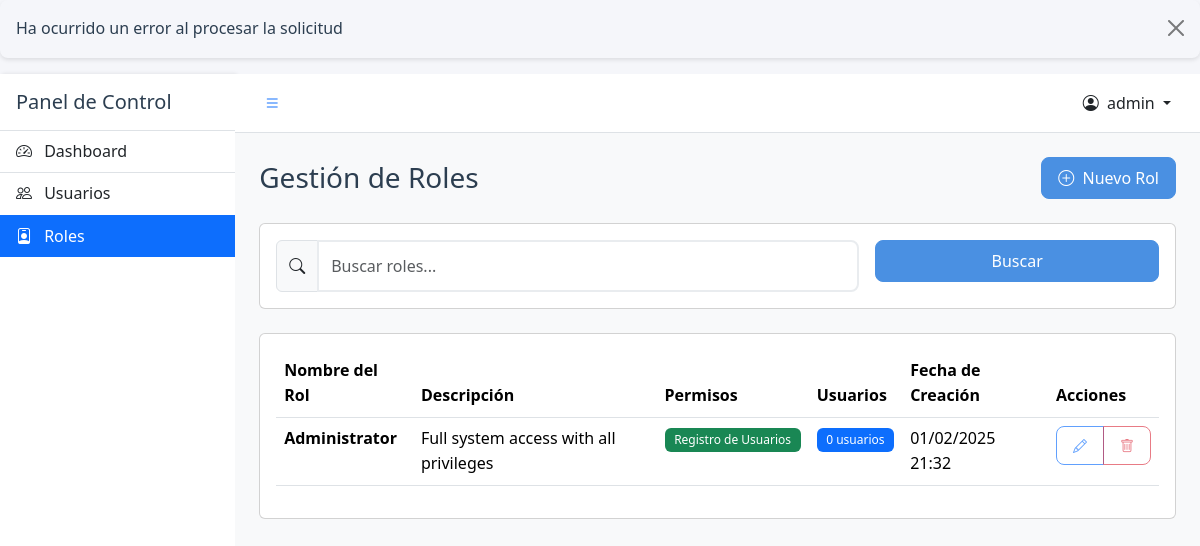
/admin/roles.php (signed in), run on an earlier commit of the app's database.
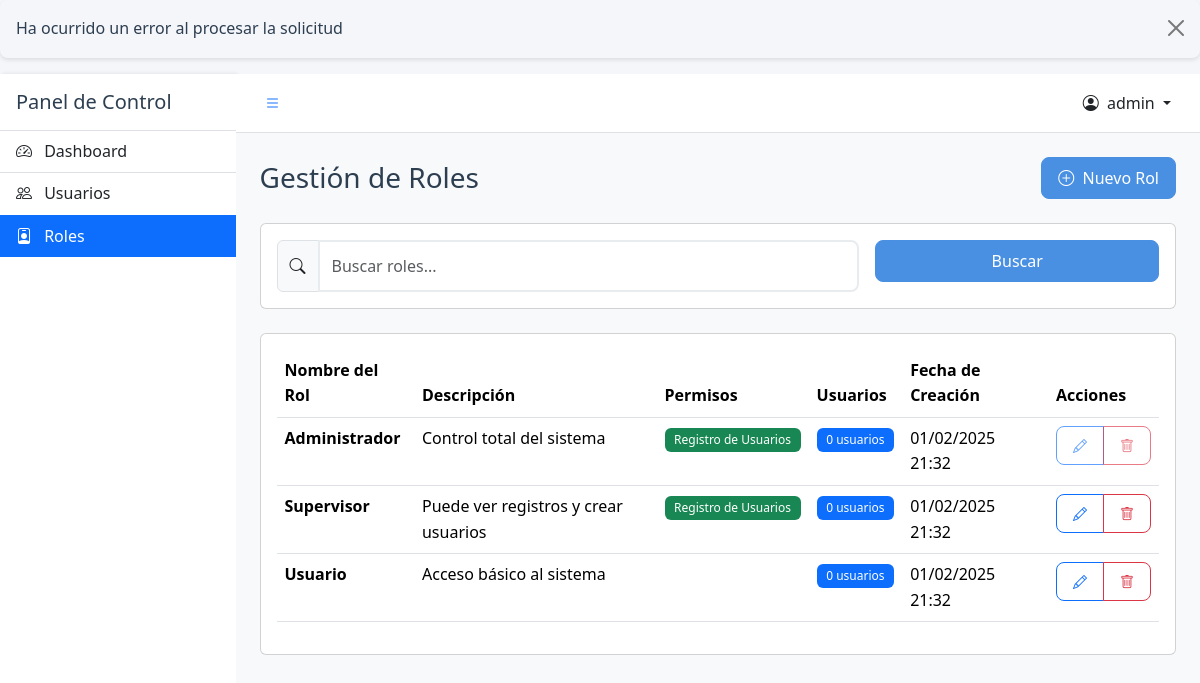
And on a later commit of the database.
### tables this page shows
CREATE TABLE users (
    id INT PRIMARY KEY AUTO_INCREMENT,
    username VARCHAR(50) NOT NULL UNIQUE,
    email VARCHAR(100) NOT NULL UNIQUE,
    password VARCHAR(255) NOT NULL,
    first_name VARCHAR(50),
    last_name VARCHAR(50),
    role_id INT,
    is_active BOOLEAN DEFAULT TRUE,
    remember_token VARCHAR(100) DEFAULT NULL,
    last_login TIMESTAMP NULL,
    last_password_change TIMESTAMP NULL,
    failed_login_attempts INT DEFAULT 0,
    locked_until TIMESTAMP NULL,
    created_at TIMESTAMP DEFAULT CURRENT_TIMESTAMP,
    updated_at TIMESTAMP DEFAULT CURRENT_TIMESTAMP ON UPDATE CURRENT_TIMESTAMP,
    FOREIGN KEY (role_id) REFERENCES roles(id)
);

CREATE TABLE roles (
    id INT PRIMARY KEY AUTO_INCREMENT,
    name VARCHAR(50) NOT NULL UNIQUE,
    description TEXT,
    can_register_users BOOLEAN DEFAULT FALSE,
    created_at TIMESTAMP DEFAULT CURRENT_TIMESTAMP,
    updated_at TIMESTAMP DEFAULT CURRENT_TIMESTAMP ON UPDATE CURRENT_TIMESTAMP
);

### classes/User.php (called while the page is built, shortened)
<?php
require_once 'Database.php';
class User {
    private $db;
    private $table = 'users';
    public function __construct() {
        $database = new Database();
        $this->db = $database->getConnection();
    }
    public function getById($id) {
        $query = "SELECT u.*, r.name as role_name
                 FROM " . $this->table . " u
                 JOIN roles r ON u.role_id = r.id
                 WHERE u.id = ?";
        $stmt = $this->db->prepare($query);
        $stmt->execute([$id]);
        $user = $stmt->fetch();
        if ($user) {
            unset($user['password']);
        }
        return $user;
    }
    public function countAll($search = '') {
        try {
            $query = "SELECT COUNT(*) FROM " . $this->table . " WHERE is_active = 1";
            $params = [];
            if (!empty($search)) {
                $query .= " AND (username LIKE ? OR email LIKE ? OR first_name LIKE ? OR last_name LIKE ?)";
                $searchTerm = "%$search%";
                $params = array_fill(0, 4, $searchTerm);
            }
            $stmt = $this->db->prepare($query);
            $stmt->execute($params);
            return $stmt->fetchColumn();
        } catch (Exception $e) {
            throw new Exception("Error al contar usuarios: " . $e->getMessage());
        }
    }
}
?>

### classes/Database.php (called while the page is built, shortened)
<?php
class Database {
    private $host = "localhost";
    private $db_name = "login_system";
    private $username = "root";
    private $password = "";
    public function getConnection() {
        $this->conn = null;
        try {
            $this->conn = new PDO(
                "mysql:host=" . $this->host . ";dbname=" . $this->db_name . ";charset=utf8mb4",
                $this->username,
                $this->password,
                [
                    PDO::ATTR_ERRMODE => PDO::ERRMODE_EXCEPTION,
                    PDO::ATTR_EMULATE_PREPARES => false,
                    PDO::ATTR_DEFAULT_FETCH_MODE => PDO::FETCH_ASSOC,
                    PDO::MYSQL_ATTR_INIT_COMMAND => "SET NAMES utf8mb4 COLLATE utf8mb4_unicode_ci"
                ]
            );
        } catch(PDOException $e) {
            throw new Exception("Error de conexión: " . $e->getMessage());
        }
        return $this->conn;
    }
}
?>

### classes/Role.php (called while the page is built, shortened)
<?php
require_once 'Database.php';
class Role {
    private $db;
    private $table = 'roles';
    public function __construct() {
        $database = new Database();
        $this->db = $database->getConnection();
    }
    public function getById($id) {
        try {
            $query = "SELECT * FROM " . $this->table . " WHERE id = ?";
            $stmt = $this->db->prepare($query);
            $stmt->execute([$id]);
            return $stmt->fetch();
        } catch (Exception $e) {
            throw new Exception("Error al obtener rol: " . $e->getMessage());
        }
    }
    public function getAllPaginated($limit = 10, $offset = 0, $search = '') {
        try {
            $query = "SELECT * FROM " . $this->table;
            $params = [];
            $query .= " ORDER BY name LIMIT ? OFFSET ?";
            $params[] = $limit;
            $params[] = $offset;
            $stmt = $this->db->prepare($query);
            $stmt->execute($params);
            return $stmt->fetchAll();
        } catch (Exception $e) {
            throw new Exception("Error al obtener roles: " . $e->getMessage());
        }
    }
}
?>

### admin/roles.php (the view, shortened to what this page needs)
<?php
require_once '../classes/User.php';
require_once '../classes/Role.php';
$user = new User();
$role = new Role();
$currentUser = $user->getById($_SESSION['user_id']);
$userRole = $role->getById($currentUser['role_id']);
$page = isset($_GET['page']) ? (int)$_GET['page'] : 1;
$limit = 10;
$offset = ($page - 1) * $limit;
$search = isset($_GET['search']) ? trim($_GET['search']) : '';
$roles = $role->getAllPaginated($limit, $offset, $search);
?>
<!DOCTYPE html>
<html lang="es">
<head>
    <link href="../assets/css/bootstrap.min.css" rel="stylesheet">
    <link href="../assets/css/style.css" rel="stylesheet">
    <link href="../assets/css/admin.css" rel="stylesheet">
    <link rel="stylesheet" href="https://cdn.jsdelivr.net/npm/bootstrap-icons@1.8.1/font/bootstrap-icons.css">
</head>
<body>
    <div class="d-flex" id="wrapper">
        <div class="sidebar" id="sidebar">
            <div class="sidebar-heading p-3 border-bottom">
                <h5 class="m-0">Panel de Control</h5>
            </div>
            <div class="list-group list-group-flush">
                <a href="dashboard.php" class="list-group-item list-group-item-action">
                    <i class="bi bi-speedometer2 me-2"></i> Dashboard
                </a>
                <a href="users.php" class="list-group-item list-group-item-action">
                    <i class="bi bi-people me-2"></i> Usuarios
                </a>
                <a href="roles.php" class="list-group-item list-group-item-action active">
                    <i class="bi bi-person-badge me-2"></i> Roles
                </a>
            </div>
        </div>
        <div id="page-content-wrapper" class="bg-light">
            <nav class="navbar navbar-expand-lg navbar-light bg-white border-bottom">
                <div class="container-fluid">
                    <button class="btn btn-link" id="sidebarToggle">
                        <i class="bi bi-list"></i>
                    </button>
                    <div class="dropdown ms-auto">
                        <button class="btn btn-link dropdown-toggle text-dark text-decoration-none" type="button" id="userMenu" data-bs-toggle="dropdown" aria-expanded="false">
                            <i class="bi bi-person-circle me-1"></i>
                            <?php echo htmlspecialchars($currentUser['username']); ?>
                        </button>
                    </div>
                </div>
            </nav>
            <div class="container-fluid px-4 py-4">
                <div class="row align-items-center mb-4">
                    <div class="col">
                        <h1 class="h3 mb-0">Gestión de Roles</h1>
                    </div>
                    <div class="col-auto">
                        <button type="button" class="btn btn-primary" data-bs-toggle="modal" data-bs-target="#createRoleModal">
                            <i class="bi bi-plus-circle me-1"></i> Nuevo Rol
                        </button>
                    </div>
                </div>
                <div class="card mb-4">
                    <div class="card-body">
                        <form method="GET" class="row g-3">
                            <div class="col-md-8">
                                <div class="input-group">
                                    <span class="input-group-text"><i class="bi bi-search"></i></span>
                                    <input type="text" class="form-control" id="search" name="search"
                                           placeholder="Buscar roles..." value="<?php echo htmlspecialchars($search); ?>">
                                </div>
                            </div>
                            <div class="col-md-4">
                                <button type="submit" class="btn btn-primary w-100">Buscar</button>
                            </div>
                        </form>
                    </div>
                </div>
                <div class="card">
                    <div class="card-body">
                        <div class="table-responsive">
                            <table class="table table-hover">
                                <thead>
                                    <tr>
                                        <th>Nombre del Rol</th>
                                        <th>Descripción</th>
                                        <th>Permisos</th>
                                        <th>Usuarios</th>
                                        <th>Fecha de Creación</th>
                                        <th>Acciones</th>
                                    </tr>
                                </thead>
                                <tbody>
                                    <?php foreach ($roles as $r): ?>
                                    <tr>
                                        <td>
                                            <div class="fw-bold"><?php echo htmlspecialchars($r['name']); ?></div>
                                        </td>
                                        <td><?php echo htmlspecialchars($r['description']); ?></td>
                                        <td>
                                            <?php if($r['can_register_users']): ?>
                                                <span class="badge bg-success">Registro de Usuarios</span>
                                            <?php endif; ?>
                                        </td>
                                        <td>
                                            <?php
                                            $userCount = $user->countAll("role_id = " . $r['id']);
                                            echo "<span class='badge bg-primary'>$userCount usuarios</span>";
                                            ?>
                                        </td>
                                        <td><?php echo date('d/m/Y H:i', strtotime($r['created_at'])); ?></td>
                                        <td>
                                            <div class="btn-group">
                                                <button type="button" class="btn btn-sm btn-outline-primary"
                                                        data-bs-toggle="modal"
                                                        data-bs-target="#editRoleModal"
                                                        data-role-id="<?php echo $r['id']; ?>"
                                                        <?php echo $r['id'] == 1 ? 'disabled' : ''; ?>>
                                                    <i class="bi bi-pencil"></i>
                                                </button>
                                                <button type="button" class="btn btn-sm btn-outline-danger delete-role"
                                                        data-role-id="<?php echo $r['id']; ?>"
                                                        <?php echo $r['id'] == 1 ? 'disabled' : ''; ?>>
                                                    <i class="bi bi-trash"></i>
                                                </button>
                                            </div>
                                        </td>
                                    </tr>
                                    <?php endforeach; ?>
                                </tbody>
                            </table>
                        </div>
                    </div>
                </div>
            </div>
        </div>
    </div>
</body>
</html>

### assets/css/style.css (style rules this page uses)
:root { --primary-color: #4a90e2; --secondary-color: #f5f6fa; --success-color: #2ecc71; --danger-color: #e74c3c; --warning-color: #f1c40f; --info-color: #3498db; --dark-color: #2c3e50; --light-color: #ecf0f1; --gray-color: #95a5a6; }
body { font-family: 'Segoe UI', system-ui, -apple-system, sans-serif; background-color: var(--secondary-color); color: var(--dark-color); line-height: 1.6; }
.sidebar { width: 250px; background: white; min-height: calc(100vh - 56px); box-shadow: 2px 0 4px rgba(0,0,0,0.1); transition: all 0.3s ease; }
.form-control { border-radius: 8px; border: 2px solid #e9ecef; padding: 0.75rem; transition: all 0.3s ease; }
.btn { border-radius: 8px; padding: 0.5rem 1rem; font-weight: 500; transition: all 0.3s ease; }
.btn-primary { background-color: var(--primary-color); border-color: var(--primary-color); }
.badge { padding: 0.5em 0.8em; border-radius: 6px; font-weight: 500; }

What changed in the data, as far as the page shows it:
changed roles: name "Administrator" → "Administrador"; description "Full system access with all privileges" → "Control total del sistema"
added roles: name "Supervisor", description "Puede ver registros y crear usuarios", can_register_users "Registro de Usuarios", userCount "0", created_at "01/02/2025 21:32"
added roles: name "Usuario", description "Acceso básico al sistema", userCount "0", created_at "01/02/2025 21:32"
